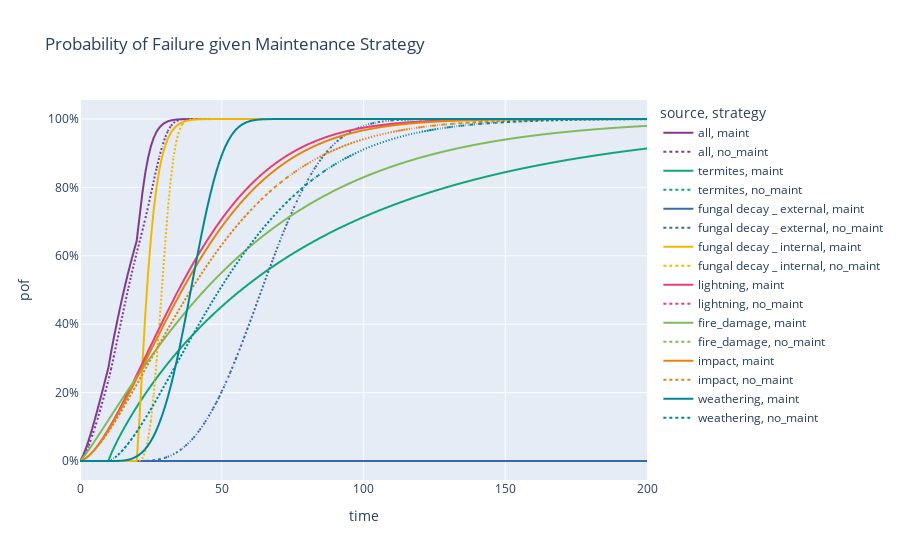

The code cell stored with this chart in its notebook:
### Code cell
comp.mc_timeline(10000)
update_pof_fig(comp)

### Figure 1 — Plotly figure (JSON) as saved in the notebook; plotly's stock layout.template omitted (floating-point values rounded to 4 significant figures; data arrays with more than 128 entries replaced by an {"elided": "..."} marker saying what was removed)
{"data": [{"hovertemplate": "source=all<br>strategy=maint<br>time=%{x}<br>pof=%{y}<extra></extra>", "legendgroup": "all, maint", "line": {"color": "rgb(127, 60, 141)", "dash": "solid"}, "mode": "lines", "name": "all, maint", "showlegend": true, "type": "scattergl", "x": {"elided": "201 int values"}, "xaxis": "x", "y": {"elided": "201 float values"}, "yaxis": "y"}, {"hovertemplate": "source=all<br>strategy=no_maint<br>time=%{x}<br>pof=%{y}<extra></extra>", "legendgroup": "all, no_maint", "line": {"color": "rgb(127, 60, 141)", "dash": "dot"}, "mode": "lines", "name": "all, no_maint", "showlegend": true, "type": "scattergl", "x": {"elided": "201 int values"}, "xaxis": "x", "y": {"elided": "201 float values"}, "yaxis": "y"}, {"hovertemplate": "source=termites<br>strategy=maint<br>time=%{x}<br>pof=%{y}<extra></extra>", "legendgroup": "termites, maint", "line": {"color": "rgb(17, 165, 121)", "dash": "solid"}, "mode": "lines", "name": "termites, maint", "showlegend": true, "type": "scattergl", "x": {"elided": "201 int values"}, "xaxis": "x", "y": {"elided": "201 float values"}, "yaxis": "y"}, {"hovertemplate": "source=termites<br>strategy=no_maint<br>time=%{x}<br>pof=%{y}<extra></extra>", "legendgroup": "termites, no_maint", "line": {"color": "rgb(17, 165, 121)", "dash": "dot"}, "mode": "lines", "name": "termites, no_maint", "showlegend": true, "type": "scattergl", "x": {"elided": "201 int values"}, "xaxis": "x", "y": {"elided": "201 float values"}, "yaxis": "y"}, {"hovertemplate": "source=fungal decay _ external<br>strategy=maint<br>time=%{x}<br>pof=%{y}<extra></extra>", "legendgroup": "fungal decay _ external, maint", "line": {"color": "rgb(57, 105, 172)", "dash": "solid"}, "mode": "lines", "name": "fungal decay _ external, maint", "showlegend": true, "type": "scattergl", "x": {"elided": "201 int values"}, "xaxis": "x", "y": {"elided": "201 int values"}, "yaxis": "y"}, {"hovertemplate": "source=fungal decay _ external<br>strategy=no_maint<br>time=%{x}<br>pof=%{y}<extra></extra>", "legendgroup": "fungal decay _ external, no_maint", "line": {"color": "rgb(57, 105, 172)", "dash": "dot"}, "mode": "lines", "name": "fungal decay _ external, no_maint", "showlegend": true, "type": "scattergl", "x": {"elided": "201 int values"}, "xaxis": "x", "y": {"elided": "201 float values"}, "yaxis": "y"}, {"hovertemplate": "source=fungal decay _ internal<br>strategy=maint<br>time=%{x}<br>pof=%{y}<extra></extra>", "legendgroup": "fungal decay _ internal, maint", "line": {"color": "rgb(242, 183, 1)", "dash": "solid"}, "mode": "lines", "name": "fungal decay _ internal, maint", "showlegend": true, "type": "scattergl", "x": {"elided": "201 int values"}, "xaxis": "x", "y": {"elided": "201 float values"}, "yaxis": "y"}, {"hovertemplate": "source=fungal decay _ internal<br>strategy=no_maint<br>time=%{x}<br>pof=%{y}<extra></extra>", "legendgroup": "fungal decay _ internal, no_maint", "line": {"color": "rgb(242, 183, 1)", "dash": "dot"}, "mode": "lines", "name": "fungal decay _ internal, no_maint", "showlegend": true, "type": "scattergl", "x": {"elided": "201 int values"}, "xaxis": "x", "y": {"elided": "201 float values"}, "yaxis": "y"}, {"hovertemplate": "source=lightning<br>strategy=maint<br>time=%{x}<br>pof=%{y}<extra></extra>", "legendgroup": "lightning, maint", "line": {"color": "rgb(231, 63, 116)", "dash": "solid"}, "mode": "lines", "name": "lightning, maint", "showlegend": true, "type": "scattergl", "x": {"elided": "201 int values"}, "xaxis": "x", "y": {"elided": "201 float values"}, "yaxis": "y"}, {"hovertemplate": "source=lightning<br>strategy=no_maint<br>time=%{x}<br>pof=%{y}<extra></extra>", "legendgroup": "lightning, no_maint", "line": {"color": "rgb(231, 63, 116)", "dash": "dot"}, "mode": "lines", "name": "lightning, no_maint", "showlegend": true, "type": "scattergl", "x": {"elided": "201 int values"}, "xaxis": "x", "y": {"elided": "201 float values"}, "yaxis": "y"}, {"hovertemplate": "source=fire_damage<br>strategy=maint<br>time=%{x}<br>pof=%{y}<extra></extra>", "legendgroup": "fire_damage, maint", "line": {"color": "rgb(128, 186, 90)", "dash": "solid"}, "mode": "lines", "name": "fire_damage, maint", "showlegend": true, "type": "scattergl", "x": {"elided": "201 int values"}, "xaxis": "x", "y": {"elided": "201 float values"}, "yaxis": "y"}, {"hovertemplate": "source=fire_damage<br>strategy=no_maint<br>time=%{x}<br>pof=%{y}<extra></extra>", "legendgroup": "fire_damage, no_maint", "line": {"color": "rgb(128, 186, 90)", "dash": "dot"}, "mode": "lines", "name": "fire_damage, no_maint", "showlegend": true, "type": "scattergl", "x": {"elided": "201 int values"}, "xaxis": "x", "y": {"elided": "201 float values"}, "yaxis": "y"}, {"hovertemplate": "source=impact<br>strategy=maint<br>time=%{x}<br>pof=%{y}<extra></extra>", "legendgroup": "impact, maint", "line": {"color": "rgb(230, 131, 16)", "dash": "solid"}, "mode": "lines", "name": "impact, maint", "showlegend": true, "type": "scattergl", "x": {"elided": "201 int values"}, "xaxis": "x", "y": {"elided": "201 float values"}, "yaxis": "y"}, {"hovertemplate": "source=impact<br>strategy=no_maint<br>time=%{x}<br>pof=%{y}<extra></extra>", "legendgroup": "impact, no_maint", "line": {"color": "rgb(230, 131, 16)", "dash": "dot"}, "mode": "lines", "name": "impact, no_maint", "showlegend": true, "type": "scattergl", "x": {"elided": "201 int values"}, "xaxis": "x", "y": {"elided": "201 float values"}, "yaxis": "y"}, {"hovertemplate": "source=weathering<br>strategy=maint<br>time=%{x}<br>pof=%{y}<extra></extra>", "legendgroup": "weathering, maint", "line": {"color": "rgb(0, 134, 149)", "dash": "solid"}, "mode": "lines", "name": "weathering, maint", "showlegend": true, "type": "scattergl", "x": {"elided": "201 int values"}, "xaxis": "x", "y": {"elided": "201 float values"}, "yaxis": "y"}, {"hovertemplate": "source=weathering<br>strategy=no_maint<br>time=%{x}<br>pof=%{y}<extra></extra>", "legendgroup": "weathering, no_maint", "line": {"color": "rgb(0, 134, 149)", "dash": "dot"}, "mode": "lines", "name": "weathering, no_maint", "showlegend": true, "type": "scattergl", "x": {"elided": "201 int values"}, "xaxis": "x", "y": {"elided": "201 float values"}, "yaxis": "y"}], "layout": {"legend": {"title": {"text": "source, strategy"}, "tracegroupgap": 0}, "title": {"text": "Probability of Failure given Maintenance Strategy"}, "xaxis": {"anchor": "y", "automargin": true, "domain": [0, 1], "title": {"text": "time"}}, "yaxis": {"anchor": "x", "automargin": true, "domain": [0, 1], "tickformat": ",.0%", "title": {"text": "pof"}}}}
